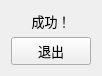
<?xml version="1.0" encoding="UTF-8"?>
<ui version="4.0">
 <class>success</class>
 <widget class="QWidget" name="success">
  <property name="geometry">
   <rect>
    <x>0</x>
    <y>0</y>
    <width>95</width>
    <height>62</height>
   </rect>
  </property>
  <property name="windowTitle">
   <string>Form</string>
  </property>
  <layout class="QVBoxLayout" name="verticalLayout_2">
   <item>
    <layout class="QVBoxLayout" name="verticalLayout">
     <item>
      <widget class="QLabel" name="label">
       <property name="font">
        <font>
         <pointsize>10</pointsize>
        </font>
       </property>
       <property name="text">
        <string>成功！</string>
       </property>
       <property name="alignment">
        <set>Qt::AlignCenter</set>
       </property>
      </widget>
     </item>
     <item>
      <widget class="QPushButton" name="pushButton">
       <property name="font">
        <font>
         <pointsize>10</pointsize>
        </font>
       </property>
       <property name="text">
        <string>退出</string>
       </property>
      </widget>
     </item>
    </layout>
   </item>
  </layout>
 </widget>
 <resources/>
 <connections/>
</ui>
